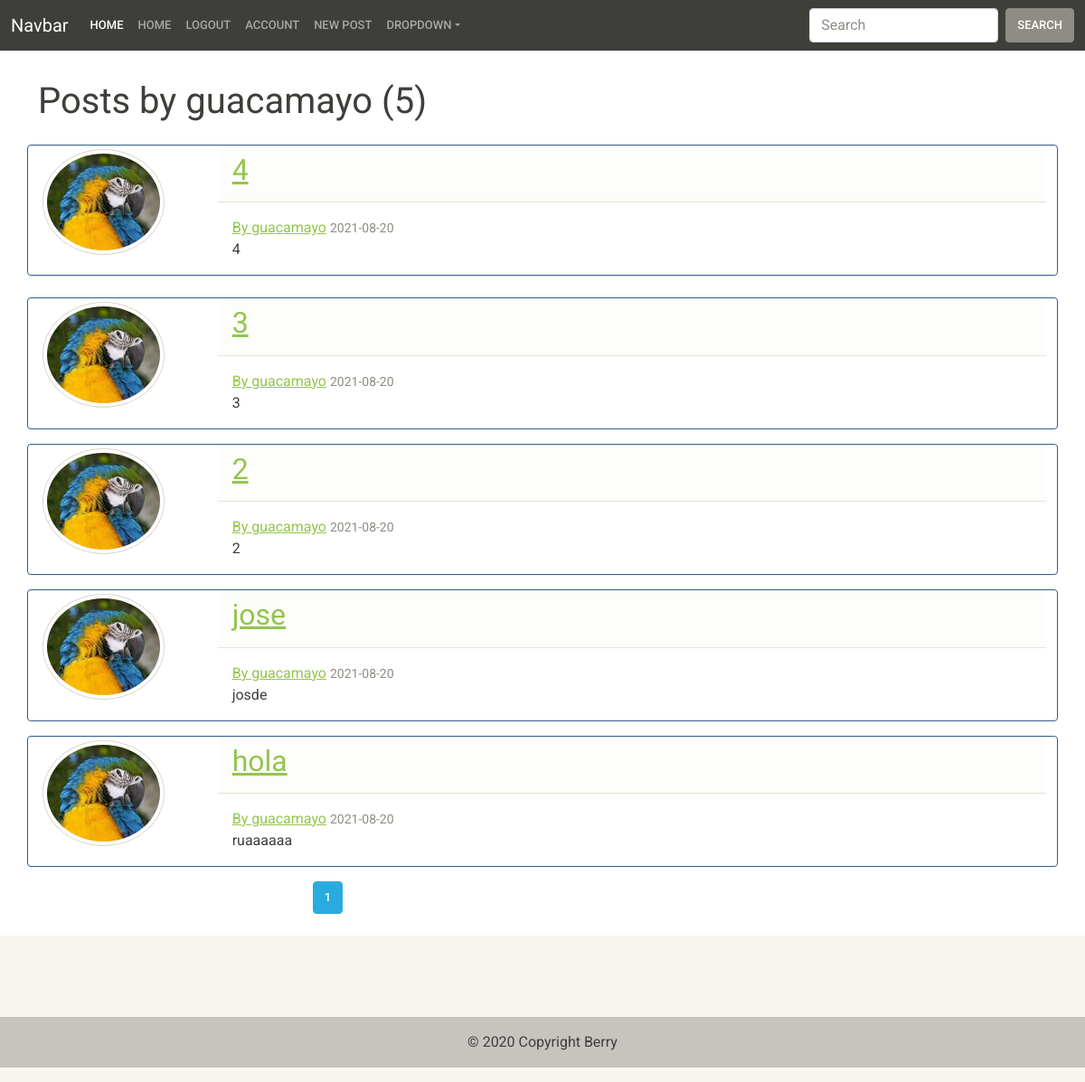
The page /user/guacamayo (signed in) on the database its author committed.
### Berry/models.py (models this page shows, shortened)
class User(db.Model, UserMixin):
    id = db.Column(db.Integer, primary_key=True)
    username = db.Column(db.String(20), unique=True, nullable=False)
    email = db.Column(db.String(120), unique=True, nullable=False)
    image_file = db.Column(
        db.String(20), default='default.jpg', nullable=False)
    password = db.Column(db.String(60), nullable=False)
    posts = db.relationship('Post', backref='author', lazy=True)

class Post(db.Model):
    id = db.Column(db.Integer, primary_key=True)
    title = db.Column(db.String(100), unique=True, nullable=False)
    date_post = db.Column(db.DateTime, nullable=False, default=datetime.utcnow)
    content = db.Column(db.Text, nullable=False)
    user_id = db.Column(db.Integer, db.ForeignKey('user.id'), nullable=False)

### Berry/routes.py (the view)
@app.route("/user/<string:username>")
def user_posts(username):
    page = request.args.get('page', 1, type=int)
    user = User.query.filter_by(username=username).first_or_404()
    posts = Post.query.filter_by(author=user)\
        .order_by(Post.date_post.desc())\
        .paginate(page = page,per_page=5)
    return render_template('user_posts.html', posts=posts, user=user)

### Berry/models.py (called while the page is built)
@login_manager.user_loader
def load_user(user_id):
    return User.query.get(int(user_id))

### Berry/templates/user_posts.html
{% extends "layout.html" %}
{% block content %}
    <div class = "my-2">
        <div class = "container my-4">
            <h1> Posts by {{ user.username }} ({{ posts.total }}) </h1>
        </div>
        {% for post in posts.items %}
        <div class = "card border-primary mb-3 container">
            <div class = "row">
                <div class = "col-sm-2 m-1">
                    <img class="rounded-circle img-thumbnail" src="{{ url_for('static', filename='profile_pics/' + post.author.image_file ) }}">
                </div>
                <div class = "col-sm">
                    <div class = "card-header">
                        <h2><a href="{{ url_for('post', post_id=post.id) }}">{{ post.title }}</a></h2>
                    </div>
                    <div class = "card-body">
                        <a class = "card-title mr-2" href="{{ url_for('user_posts', username = post.author.username ) }}"> By {{ post.author.username }}</a>
                        <small class="text-muted"> {{ post.date_post.strftime('%Y-%m-%d') }}</small>
                        <p class = "card-text">{{ post.content }}</p>
                    </div>
                </div>
            </div>
        </div>
    </div>
    {% endfor %}
    <div class = "container text-center">
        <div class = "row">
            <div class="col-lg-7">
                {% for page_num in posts.iter_pages() %}
                    {% if page_num %}
                        {% if posts.page == page_num %}
                            <a class = "btn btn-info mb-4" href="{{ url_for('user_posts', username=user.username, page=page_num) }}"> {{ page_num }}</a>
                        {% else %}
                            <a class = "btn btn-outline-info mb-4" href="{{ url_for('user_posts', username=user.username, page=page_num) }}"> {{ page_num }}</a>
                        {% endif %}
                        {% else %}
                        ...
                    {% endif %}
                {% endfor %}
            </div>
        </div>
    </div>
{% endblock content %}

### rows shown on the page
User: username "guacamayo"
Post: image_file (picture), title "4", author.username "guacamayo", date_post "2021-08-20", content "4"
Post: image_file (picture), title "3", author.username "guacamayo", date_post "2021-08-20", content "3"
Post: image_file (picture), title "2", author.username "guacamayo", date_post "2021-08-20", content "2"
Post: image_file (picture), title "jose", author.username "guacamayo", date_post "2021-08-20", content "josde"
Post: image_file (picture), title "hola", author.username "guacamayo", date_post "2021-08-20", content "ruaaaaaa"

### other values the page prints
{{ posts.total }} "5"
{{ page_num }} "1"
